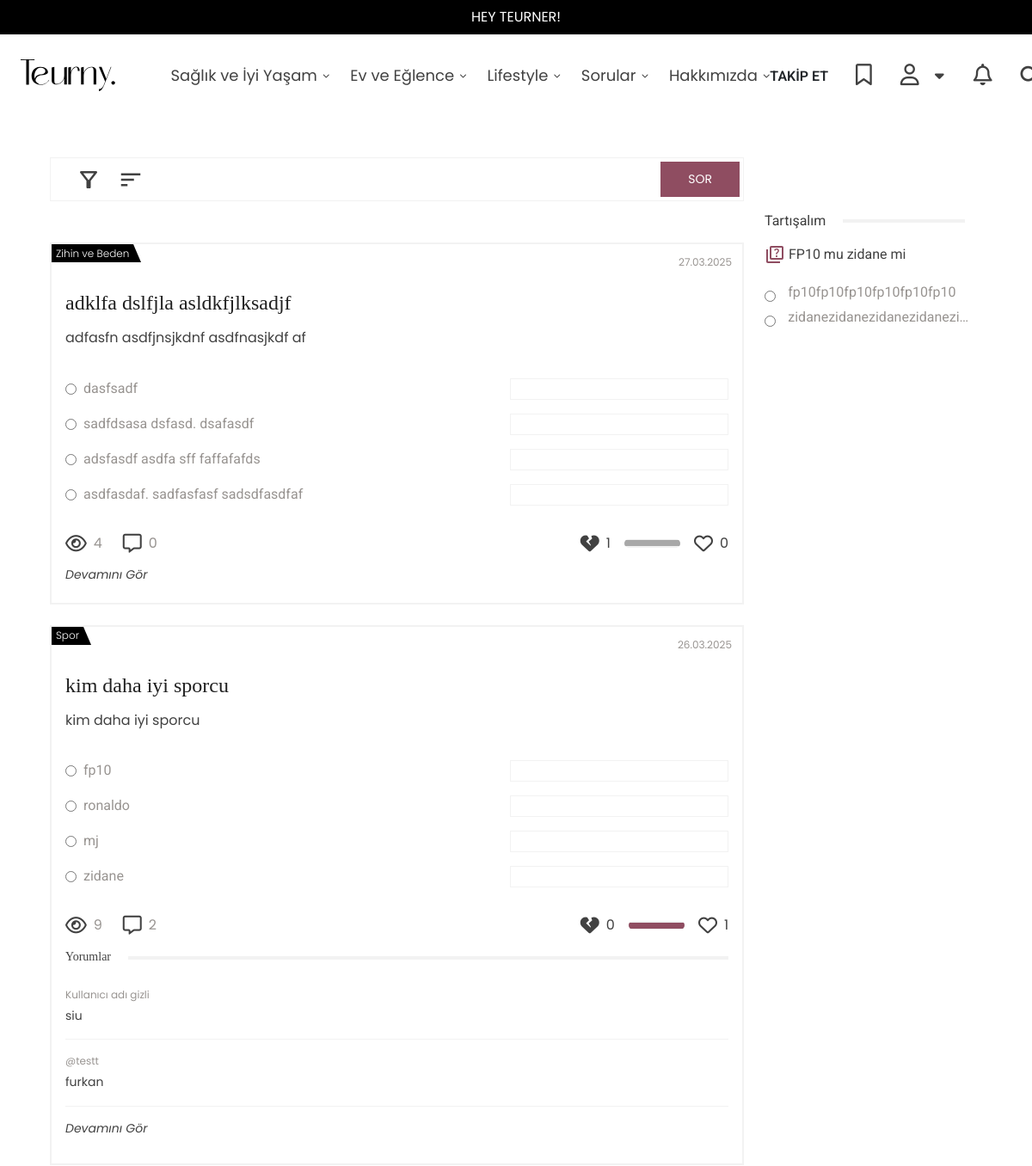
The page /sorular/ (upper part) on the database as committed earlier.
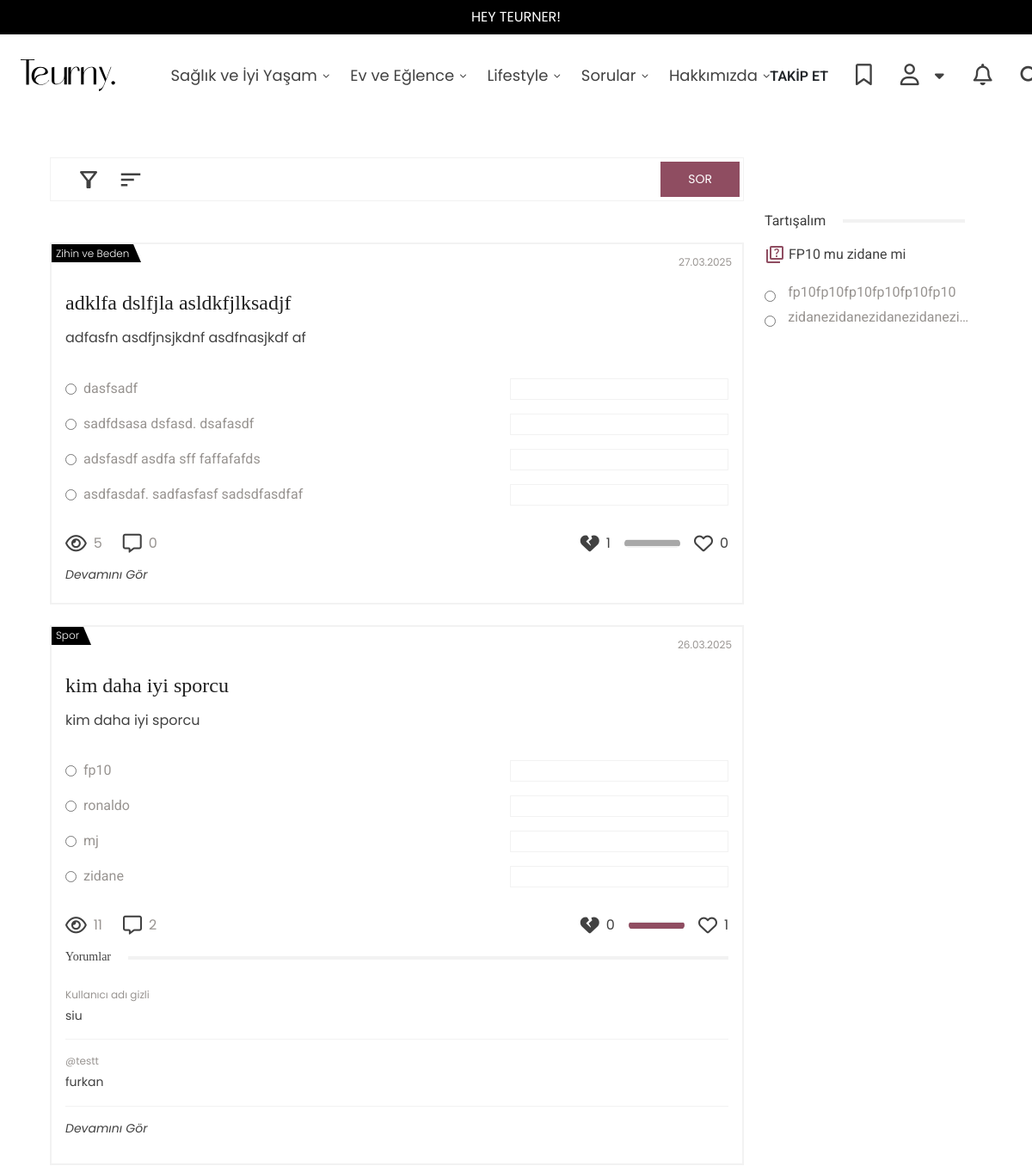
The same page on the database as committed later.
### tuerny_app/models.py (models this page shows, shortened)
class Question(models.Model):
    topics = [
        ("destek", "Destek Talebi"),
        ("oneri", "Öneri"),
        ("sikayet", "Şikayet"),
        ("diger", "Diğer"),
    ]
    STATUS_CHOICES = [
    ("pending", "Beklemede"),
    ("approved", "Onaylandı"),
    ("rejected", "Reddedildi"),
]
    user = models.ForeignKey(CustomUser, on_delete=models.CASCADE, related_name="questions")
    subcategory = models.ForeignKey(SubCategory, on_delete=models.CASCADE, related_name="question_category", null=True, blank=True)
    topic = models.CharField(max_length=20, choices=topics, verbose_name="Konu", null=True, blank=True)
    title = models.CharField(max_length=255)
    description = models.TextField()
    anonymous = models.BooleanField(default=False)
    created_at = models.DateTimeField(auto_now_add=True)
    likes = models.ManyToManyField(CustomUser, related_name="liked_questions", blank=True)
    dislikes = models.ManyToManyField(CustomUser, related_name="disliked_questions", blank=True)
    views_count = models.PositiveIntegerField(default=0)
    status = models.CharField(max_length=10, choices=STATUS_CHOICES, default="pending", null=True, blank=True)
    slug = models.SlugField(max_length=255, unique=True, blank=True, null=True)
    @property
    def like_count(self):
        return self.likes.count()
    @property
    def dislike_count(self):
        return self.dislikes.count()

class SubCategory(models.Model):
    main_category = models.ForeignKey(MainCategory, on_delete=models.CASCADE, related_name="subcategories")
    name = models.CharField(max_length=255)
    slug = models.SlugField(max_length=255, blank=True, null=True)
    saved_users = models.ManyToManyField(CustomUser, related_name="saved_categories", blank=True)

### tuerny_app/views.py (the view, shortened to what this page needs)
# urls.py: path("sorular/", views.question, name="question"),
def question(request):
    sort_option = request.GET.get("sort", "latest")
    keyword = request.GET.get("keyword", "")
    category_slug = request.GET.get("category")
    subcategory_slug = request.GET.get("subcategory")
    questions = Question.objects.filter(status="approved").prefetch_related("poll__options")
    if subcategory_slug:
        questions = questions.filter(subcategory__slug=subcategory_slug)
    if keyword:
        questions = questions.filter(
            Q(title__icontains=keyword) |
            Q(description__icontains=keyword)
        )
    if sort_option == "latest":
        questions = questions.order_by("-created_at")
    elif sort_option == "oldest":
        questions = questions.order_by("created_at")
    elif sort_option == "most_commented":
        questions = questions.annotate(comment_count=Count("comments")).order_by("-comment_count")
    elif sort_option == "most_liked":
        questions = questions.annotate(like_count_annotated=Count("likes", distinct=True)).order_by("-like_count_annotated")
    page = request.GET.get("page", 1)
    paginator = Paginator(questions, 3)
    try:
        questions = paginator.page(page)
    except PageNotAnInteger:
        questions = paginator.page(1)
    except EmptyPage:
        questions = paginator.page(paginator.num_pages)
    poll_data = {}
    for question in questions:
        if hasattr(question, "poll"):
            total_votes = sum(option.vote_count for option in question.poll.options.all())
            poll_data[question.id] = {
                "total_votes": total_votes,
                "percentages": {
                    option.id: round((option.vote_count / total_votes * 100), 1) if total_votes > 0 else 0
                    for option in question.poll.options.all()
                }
            }
    s_questions = SuggestedQuestion.objects.all()
    categories = MainCategory.objects.all()
    subcategories = SubCategory.objects.all()
    return render(request, "tuerny_app/question.html", {
        "questions": questions,
        "poll_data": poll_data,
        "s_q": s_questions,
        "selected_sort": sort_option,
        "keyword": keyword,
        "categories": categories,
        "subcategories": subcategories,
        "selected_category": category_slug,
        "selected_subcategory": subcategory_slug,
        "paginator": paginator,
    })

### tuerny_app/context_processors.py (called while the page is built)
def categories_context(request):
    categories = MainCategory.objects.all()
    subcategories = SubCategory.objects.all()
    blogs = Blog.objects.all()
    return {
        'categories': categories,
        'subcategories': subcategories,
        'blog': blogs
    }

### tuerny_app/models.py (called while the page is built)
    @property
    def vote_count(self):
        return self.voted_users.count()

### tuerny_app/templatetags/math_filters.py (called while the page is built)
@register.filter
def get_item(dictionary, key):
    return dictionary.get(key, None)

### tuerny_app/templates/tuerny_app/question.html (shortened to what the changed rows need)
{% extends 'base.html' %}
{% load static %}
{% load math_filters %}
{% block content %}
      <div class="container py-5">
        <div class="row">
            <div class="col-lg-9">
                <div class="mt-5">
                    <div class="d-flex flex-column gap-4 quest-listdiv">
                        {% for q in questions %}
                        {% if q.status == "approved" %}
                                <div class="question-card">
                                    <div class="question-card-category">
                                        <p>{{q.subcategory.name}}</p>
                                    </div>
                                    <div class="question-card-date">
                                        <p>{{ q.created_at|date:"d.m.Y" }}</p>
                                    </div>
                                    <h3 class="question-card-title pb-2" style="margin-top: 20px; margin-bottom: 0px;">
                                        <a href="{% url 'tuerny_app:ask' q.id %}" style="color: #202020; font-weight: 400;"> {{q.title}} </a>
                                    </h3>
                                    <p class="question-card-text py-2" style="color: #414141; line-height: 130%; margin-bottom: 20px;">
                                        {{q.description}}
                                    </p>
                                    {% if q.poll %}
                                    {% with poll=poll_data|get_item:q.id %}
                                    {% with total_votes=poll.total_votes|default:0 %}
                                        {% for vote in q.poll.options.all %}
                                            <div class="question-card-survey py-2 vCheckRequired">
                                                <div class="question-card-survey-item" style="margin-bottom: 0px">
                                                    <div class="question-card-survey-item-label">
                                                        <input name="vote_{{ q.id }}" class="votee" value="{{ vote.id }}" type="radio" id="r{{ vote.id }}"
                                                        {% if request.user in vote.voted_users.all %} checked {% endif %}>
                                                        <label class="vote-option" style="font-family: Roboto; {% if request.user in vote.voted_users.all %}color: #414141;{% else %}color: #989491; {% endif %}line-height: 130%;" for="r{{ vote.id }}">{{ vote.option_text }}</label>
                                                    </div>
                                                    <div class="question-card-survey-item-progress">
                                                    </div>
                                                </div>
                                            </div>
                                        {% endfor %}
                                    {% endwith %}
                                {% endwith %}
                            {% endif %}
                                    <div class="d-flex justify-content-between align-items-center pt-4">
                                        <div class="d-flex gap-4 gap-c-2">
                                            <div class="question-card-button">
                                                <i class="fa-regular fa-eye question-card-button-icon"></i>
                                                <span class="question-card-button-text">{{q.views_count}}</span>
                                            </div>
                                            <div class="question-card-button">
                                                <i class="fa-regular fa-message question-card-button-icon"></i>
                                                <span
                                                    class="question-card-button-text">{{q.comments.count}}</span>
                                            </div>
                                        </div>
                                        <div class="d-flex align-items-center gap-3 gap-c">
                                            <div class="question-card-button">
                                                <i {% if request.user in q.dislikes.all %}style="cursor: pointer; color: rgb(130, 68, 88);"{% else %}style="cursor: pointer;"{% endif %}  data-id="{{ q.id }}"
                                                   id="dislike-icon-{{ q.id }}"
                                                   class="fa-solid fa-heart-crack question-card-button-icon dislike-button {% if request.user in q.dislikes.all %}active{% endif %}"></i>
                                                <span id="dislike-count-{{ q.id }}">{{ q.dislike_count }}</span>
                                            </div>
                                            <div class="question-card-rate-line-container">
                                                <div class="question-card-rate-line">
                                                    <div class="rate-line-dislike" id="rate-dislike-{{ q.id }}"></div>
                                                    <div class="rate-line-like" id="rate-like-{{ q.id }}"></div>
                                                </div>
                                            </div>
                                            <div class="question-card-button">
                                                <i style="cursor: pointer" data-id="{{ q.id }}"
                                                   id="like-icon-{{ q.id }}"
                                                   class="{% if request.user in q.likes.all %}fa-solid {% else %} fa-regular{% endif %} fa-heart question-card-button-icon like-button {% if request.user in q.likes.all %}active{% endif %}"></i>
                                                <span id="like-count-{{ q.id }}">{{ q.like_count }}</span>
                                            </div>
                                        </div>
                                    </div>
                                    <div class="question-card-comments" style="padding-top: 15px">
                                        {% if q.comments.all %}
                                        <div class="blog-section-title">
                                            <span style="font-size: 14px; color: #414141; font-weight: 400;">Yorumlar</span>
                                            <div class="blog-section-title-divider"></div>
                                        </div>
                                        {% else %}
                                        <a href="{% url 'tuerny_app:ask' q.id %}" class="load-more-comments">
                                            <h1 style="font-family: 'Poppins'; font-weight: 400; font-size: 14px; line-height: 130%; margin-top: 0px; font-style: italic;">Devamını Gör</h1>
                                        </a>
                                        {% endif %}
                                        {% if q.comments.all %}
                                        <div class="comment-section">
                                        <div class="d-flex flex-column gap-3 mt-4">
                                            {% for c in q.comments.all %}
                                            {% if forloop.counter <= 2 %}
                                            <div class="blog-comment-item" style="gap: 6px;">
                                                {% if c.anonymous %}
                                                <p class="blog-comment-item-author">Kullanıcı adı gizli</p>
                                                {% else %}
                                                <p class="blog-comment-item-author">@{{c.user.username}}</p>
                                                {% endif %}
                                                <p class="blog-comment-item-text" style="font-weight: 400; font-size: 14px; line-height: 130%; margin-bottom: 12px !important;">{{c.content}}</p>
                                                <div class="teurny-divider"></div>
                                            </div>
                                            {% endif %}
                                            {% endfor %}
                                            <a href="{% url 'tuerny_app:ask' q.id %}" class="load-more-comments">
                                                <h1 style="font-family: 'Poppins'; font-weight: 400; font-size: 14px; line-height: 130%; margin-top: 0px; font-style: italic;">Devamını Gör</h1>
                                            </a>
                                        </div>
                                        </div>
                                        {% endif %}
                                    </div>
                                </div>
                                {% endif %}
                                {% endfor %}
                    </div>
                </div>
            </div>
        </div>
    </div>
{% endblock content %}

Rows that differ between the two databases and show on the page:
changed Question "adklfa dslfjla asldkfjlksadjf": views_count "4" → "5"
changed Question "kim daha iyi sporcu": views_count "9" → "11"
